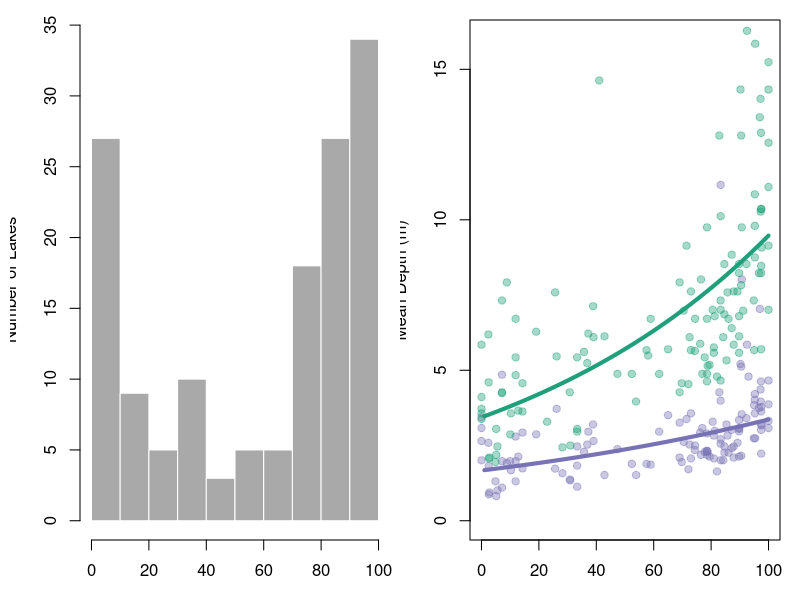

Write the R code that produced this figure.
library(tidyverse)

alm = read.csv("ALM Data 2000-2021 WIDE.csv") 
static = read.csv("ALM Lakes Static Characteristics Table.csv")

#Thermocline 
tcline = alm %>% 
  filter(year>2007) %>% 
  select(siteID, thermoclineDepth, year, doy) %>%
  mutate(thermoclineDepth = case_when(is.na(.$thermoclineDepth) ~ 0, 
                              TRUE ~ thermoclineDepth))

tcline_sum = tcline %>%
 count(thermoclineDepth>1, siteID) %>%
  rename(tcline_logical = `thermoclineDepth > 1`) %>%
  pivot_wider(id_cols = c(siteID), 
              names_from = tcline_logical, 
              values_from = n,
              values_fill = 0) %>%
  rename(no_tcline = `FALSE`,
         yes_tcline = `TRUE`) %>%
  mutate(n_tcline_obs = no_tcline + yes_tcline,
         tcline_percent = (yes_tcline/n_tcline_obs)*100) %>%
  filter(n_tcline_obs>9) 

windows(height = 3, width = 6)
par(mfrow = c(1,2), omi = c(0.5,0.1,0.1,0.1), mai = c(0.1, 0.7, 0.1, 0.1))
# plot(rank(tcline_sum$tcline_percent), tcline_sum$tcline_percent)
hist(tcline_sum$tcline_percent, 
     col = "darkgray", border = "white",
     ylab = "Number of Lakes", xlab = "% of observations Thermocline Observed (2007-2020)", 
     cex.lab = 1, main = "")

#pair with lake depth, surface area
tcline_static = left_join(tcline_sum, static, by = "siteID")

#Mean Depth Data and Model
plot(tcline_static$tcline_percent, tcline_static$meanDepth_m,
     ylim = c(0,16), pch = 19, 
     col = rgb(117,112,179, max = 255, alpha = 100), 
     cex = 1, xlab = "Observations with Thermocline", ylab = "Mean Depth (m)")

mean_model <- lm(log(meanDepth_m)~ tcline_percent, data = tcline_static)
s <- seq(1:100)
lines(s, (2.71828^mean_model$coefficients[1])*(2.71828^mean_model$coefficients[2])^s,
      lwd = 4, col = rgb(117,112,179, max = 255, alpha = 250))

#Max Depth Data and Model
points(tcline_static$tcline_percent, tcline_static$maxDepth_m,
       pch = 19, cex = 1, 
       col = rgb(27, 158, 119, max = 255, alpha = 100))

max_model <- lm(log(tcline_static$maxDepth_m)~ tcline_static$tcline_percent)
s <- seq(1:100)
lines(s, (2.71828^max_model$coefficients[1])*(2.71828^max_model$coefficients[2])^s,
      lwd = 4, col = rgb(27, 158, 119, max = 255, alpha = 250))
